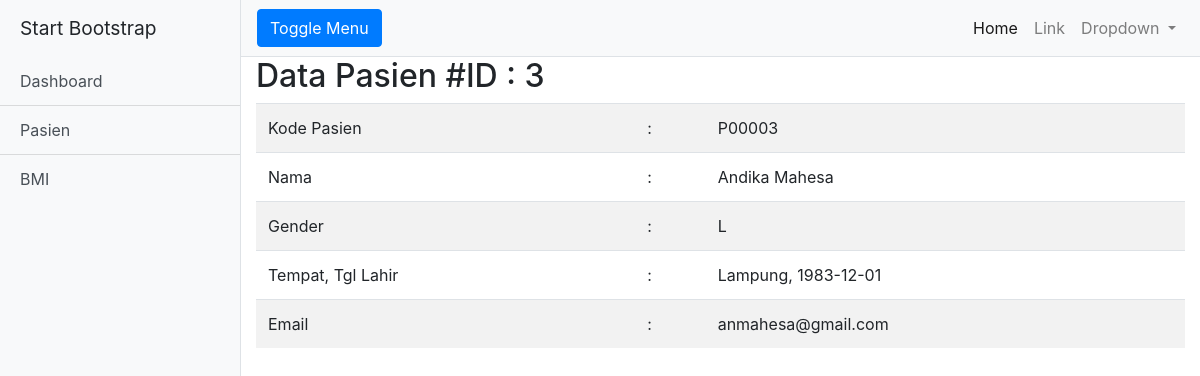
/index.php/pasien/view/3, run on the app's committed database.
### tables this page shows
CREATE TABLE `pasien` (
  `id` int(11) NOT NULL,
  `kode` varchar(6) NOT NULL,
  `nama` varchar(40) NOT NULL,
  `gender` char(1) DEFAULT NULL,
  `tmp_lahir` varchar(30) DEFAULT NULL,
  `tgl_lahir` date DEFAULT NULL,
  `email` varchar(45) DEFAULT NULL
);

### application/controllers/Pasien.php (called while the page is built, shortened)
<?php
class Pasien extends CI_Controller {
    public function view($id){
        $this->load->model('pasien_model');
        $data['pasien']=$this->pasien_model->findById($id);
        $this->load->view('header');
        $this->load->view('pasien/view',$data);
        $this->load->view('footer');
    }
}

### index.php (called while the page is built, shortened)
<?php
require_once BASEPATH.'core/CodeIgniter.php';

### application/models/Pasien_model.php (called while the page is built, shortened)
<?php
class Pasien_model extends CI_Model {
    public function findById($id){
        $query = $this->db->get_where('pasien',['id'=>$id]);
        return $query->row();
    }
}
?>

### application/views/pasien/view.php (the view)
<h2>Data Pasien #ID : <?=$pasien->id?></h2>
<div>
    <table class="table table-striped">
        <tr>
        <td>Kode Pasien</td><td>:</td><td><?=$pasien->kode?></td>
        </tr>
        <tr><td>Nama</td><td>:</td><td><?=$pasien->nama?></td></tr>
        <tr>
        <td>Gender</td><td>:</td><td><?=$pasien->gender?></td>
        </tr>
        <tr>
        <td>Tempat, Tgl Lahir</td><td>:</td>
        <td><?=$pasien->tmp_lahir?>, <?=$pasien->tgl_lahir?></td>
        </tr>
        <tr><td>Email</td><td>:</td><td><?=$pasien->email?></td></tr>
    </table>
</div>

### data on the page
pasien: id "3", kode "P00003", nama "Andika Mahesa", gender "L", tmp_lahir "Lampung", tgl_lahir "1983-12-01", email "anmahesa@gmail.com"
